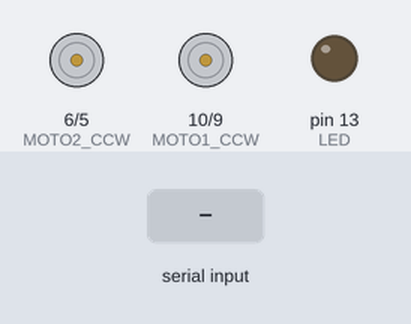
Recording of a sketch running on a simulated Arduino Uno, built with avr-gcc and run on an emulated ATmega328P. Parts: motor-driver pin pairs drawn as motors (green arrow = first pin HIGH = forward, orange = second pin HIGH = backward, longer = more drive), output pins drawn as LEDs (lit = HIGH). Dashed ring = blinking. Inputs (shaded band) come from the test bench. What the sketch prints to the serial monitor is not drawn.

Above: at 1.2 s.
1.3 s: "r" received over Serial
At 1.55 s:
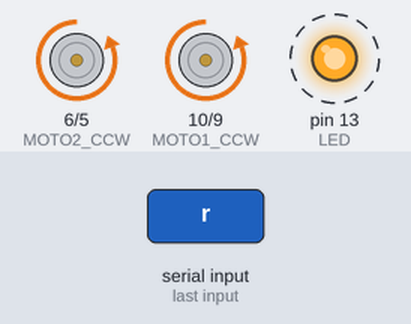
4.3 s: "w" received over Serial
At 5.1 s:
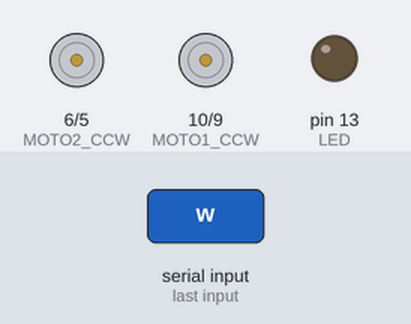
Timing chart, 0 to 7.3 s (numbered marks = the images above; inputs shaded):
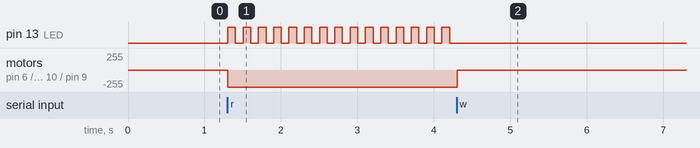

The sketch:

NEWYORK.ino
```cpp
const int LED = 13;
const int MOTO1_CW = 9;
const int MOTO1_CCW = 10;
const int MOTO2_CW = 5;
const int MOTO2_CCW = 6;

const int TRIG = 6;
const int ECHO = 7;

int val = 0;
int state =0;

void setup()
{
    pinMode(LED, OUTPUT);
    pinMode(MOTO1_CW, OUTPUT);
    pinMode(MOTO1_CCW, OUTPUT);
    pinMode(MOTO2_CW, OUTPUT);
    pinMode(MOTO2_CCW, OUTPUT);
    pinMode(TRIG, OUTPUT);
    pinMode(ECHO, INPUT);
    Serial.begin(9600);
}


void loop()
{

    // エコー信号の長さをマイクロ秒単位で返す
    //float distance;
    //distance = getDistance(getEchoLength());
    //Serial.println(distance);

    char serialread;
    serialread = Serial.read();
    Serial.println(serialread);

    if(serialread == 'r'){
      state = 1;
    }else if(serialread =='w'){
      state = 0;
    }

    if(state == 1){
      analogWrite(MOTO1_CW, 255);
      analogWrite(MOTO1_CCW, 0);
      analogWrite(MOTO2_CW, 255);
      analogWrite(MOTO2_CCW, 0);

      // Lチカ
      digitalWrite(LED,HIGH);
      delay(100);
      digitalWrite(LED,LOW);
      delay(100);

    }else{
      // 停止
      digitalWrite(MOTO1_CW,LOW);
      digitalWrite(MOTO1_CCW,LOW);
      digitalWrite(MOTO2_CW,LOW);
      digitalWrite(MOTO2_CCW,LOW);
    }


    /*
    if(distance < 10) {
      // 停車

      // PWMによる出力値０〜２５５　停止
     analogWrite(VELO,0);

      // Lチカ
      digitalWrite(LED,HIGH);
      delay(100);
      digitalWrite(LED,LOW);
      delay(100);

    } else {
      // PWMによる出力値０〜２５５　前進
      analogWrite(VELO,255);

      // LED点灯
      digitalWrite(LED,HIGH);
    }
    */

}


// エコー信号の長さをマイクロ秒単位で返す
// 引用元 http://wiki.androciti.com/index.php?%C4%B6%B2%BB%C7%C8%B5%F7%CE%A5%C2%AC%C4%EA%A5%BB%A5%F3%A5%B5%A1%BC%A5%E2%A5%B8%A5%E5%A1%BC%A5%EB
long getEchoLength(){
  long echoLen;
  digitalWrite(TRIG, LOW);
  delayMicroseconds(2);
  digitalWrite(TRIG, HIGH);   //トリガに10マイクロ秒のhighパルスを出力し超音波を発生
  delayMicroseconds(10);
  digitalWrite(TRIG, LOW);

  echoLen = pulseIn(ECHO, HIGH); // エコー信号の長さをマイクロ秒単位で入手
  return echoLen;
}

// エコー信号の長さからセンチメートル単位で距離を計算する
float getDistance(long echoLen){
 float distance = ((float)echoLen/2)/29.1; // エコーの長さから距離に変換
 return distance;
}
```

Measured:
- after the input at 1.3 s, pin 13 (LED): alternates HIGH for 0.10 s and LOW for 0.10 s, starting at once; motor on pin 6 (MOTO2_CCW) / pin 5 (MOTO2_CW), motor on pin 10 (MOTO1_CCW) / pin 9 (MOTO1_CW): stopped → backward 255/255 at once
- after the input at 4.3 s, pin 13 (LED): stops changing and stays LOW; motor on pin 6 (MOTO2_CCW) / pin 5 (MOTO2_CW), motor on pin 10 (MOTO1_CCW) / pin 9 (MOTO1_CW): backward 255/255 → stopped at once
